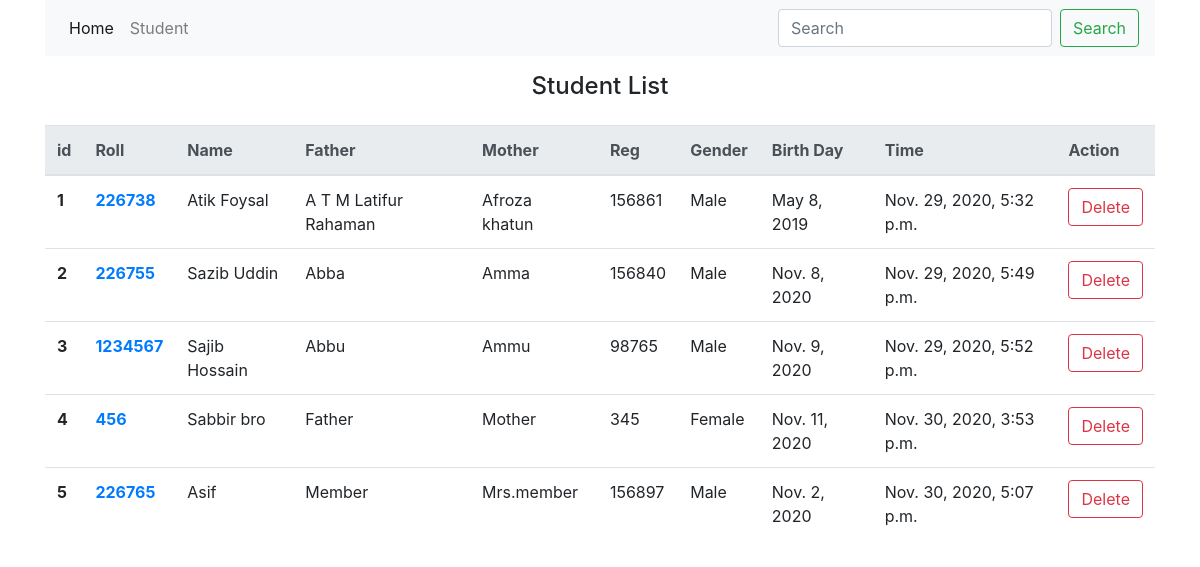
The page /student/ on the database its author committed.
### sms_app/models.py (models this page shows)
class Student(models.Model):
    GENDER_CHOICE=(
        ('male','Male'),
        ('female','Female')
    )
    name=models.CharField(max_length=120)
    father=models.CharField(max_length=120)
    mother=models.CharField(max_length=120)
    photo=models.ImageField(upload_to='student_photo/')
    roll=models.IntegerField(unique=True)
    reg=models.IntegerField(unique=True)
    gender=models.CharField(choices=GENDER_CHOICE,max_length=6)
    dob=models.DateField()
    date_time=models.DateTimeField(auto_now_add=True)
    is_delete=models.BooleanField(default=False)
    def __str__(self):
        return str(self.roll)

### sms_app/views.py (the view)
# urls.py: path('student/',student_page,name="student"),
def student_page(request):
  student= Student.objects.filter(is_delete=False)
  context={
      'std':student
  }
  return render(request, 'student.html',context)

### templates/student.html
{% extends 'base.html' %}
{% block context %}
<h4 class='text-center p-3'>Student List</h4>
<table class="table">
  <thead class="thead-light">
    <tr>
      <th scope="col">id</th>
      <th scope="col">Roll</th>
      <th scope="col">Name</th>
      <th scope="col">Father </th>
      <th scope="col">Mother</th>
      <th scope="col">Reg </th>
      <th scope="col">Gender</th>
      <th scope="col">Birth Day</th>
      <th scope="col">Time</th>
      <th scope="col">Action</th>
    </tr>
  </thead>
  <tbody>
      {% for student in std %}
    <tr>
      <th scope="row">{{ forloop.counter }}</th>
     <th> <a href="{% url 'profile' student %}">{{ student }}</a> </th>
      <td>{{ student.name }}</td>
      <td>{{ student.father }}</td>
      <td>{{ student.mother }}</td>
      <td>{{ student.reg }}</td>
      <td>{{ student.gender | title }}</td>
      <td>{{ student.dob }}</td>
      <td>{{ student.date_time}}</td>
      <td> <a href="{% url 'delete' student %}" class="btn btn-outline-danger">Delete</a> </td>
    </tr>
    {% endfor %}
  </tbody>
</table>
{% endblock context %}

### templates/base.html (shortened to what this page needs)
<!DOCTYPE html>
<html lang="en">
<head>
    <link rel="stylesheet" href="https://cdn.jsdelivr.net/npm/bootstrap@4.5.3/dist/css/bootstrap.min.css">
</head>
<body>
 <div class="container">
     <nav class="navbar navbar-expand-lg navbar-light bg-light">
  <div class="collapse navbar-collapse" id="navbarSupportedContent">
    <ul class="navbar-nav mr-auto">
      <li class="nav-item active">
        <a class="nav-link btn-denger" href="{% url 'home' %}">Home </a>
      </li>
      <li class="nav-item">
        <a class="nav-link" href="{% url 'student' %}">Student</a>
      </li>
    </ul>
    <form class="form-inline my-2 my-lg-0">
      <input class="form-control mr-sm-2" type="search" placeholder="Search" aria-label="Search">
      <button class="btn btn-outline-success my-2 my-sm-0" type="submit">Search</button>
    </form>
  </div>
</nav>
{% block context %}
{% endblock context %}
 </div>
</body>
</html>

### rows shown on the page
Student: roll "226738", name "Atik Foysal", father "A T M Latifur Rahaman", mother "Afroza khatun", reg "156861", gender "Male", dob "May 8, 2019", date_time "Nov. 29, 2020, 5:32 p.m."
Student: roll "226755", name "Sazib Uddin", father "Abba", mother "Amma", reg "156840", gender "Male", dob "Nov. 8, 2020", date_time "Nov. 29, 2020, 5:49 p.m."
Student: roll "1234567", name "Sajib Hossain", father "Abbu", mother "Ammu", reg "98765", gender "Male", dob "Nov. 9, 2020", date_time "Nov. 29, 2020, 5:52 p.m."
Student: roll "456", name "Sabbir bro", father "Father", mother "Mother", reg "345", gender "Female", dob "Nov. 11, 2020", date_time "Nov. 30, 2020, 3:53 p.m."
Student: roll "226765", name "Asif", father "Member", mother "Mrs.member", reg "156897", gender "Male", dob "Nov. 2, 2020", date_time "Nov. 30, 2020, 5:07 p.m."
